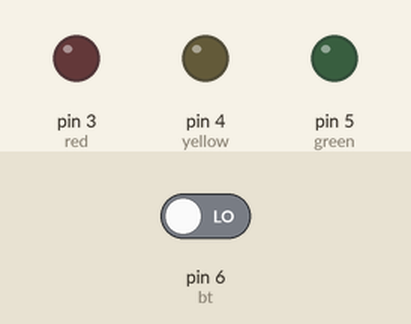
Recording of a sketch running on a simulated Arduino Uno, built with avr-gcc and run on an emulated ATmega328P. Shown: output pins drawn as LEDs (lit = HIGH). The inputs (shaded band) are chosen by the test bench; at power-on: pin 6 (bt) LOW.

Above: at 1.2 s.
1.3 s: pin 6 (bt) driven HIGH
At 1.53 s:
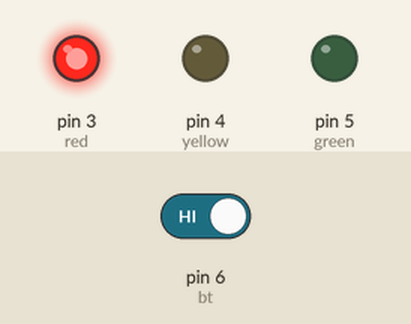
At 2.3 s:
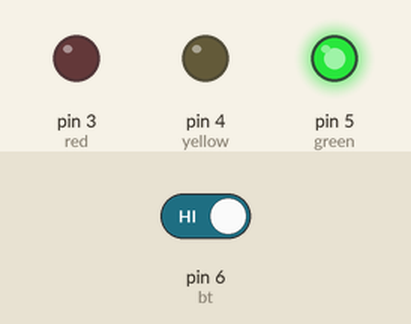
Timing chart, 0 to 4.3 s (numbered marks = the images above; inputs shaded):
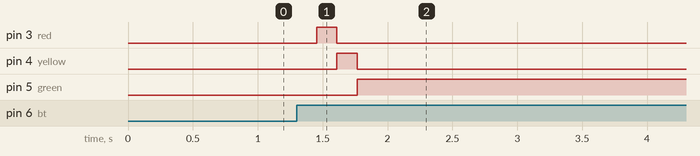

Measured:
- after the input at 1.3 s, pin 3 (red): LOW → HIGH after 0.16 s, → LOW 0.16 s later; pin 4 (yellow): LOW → HIGH after 0.31 s, → LOW 0.16 s later; pin 5 (green): LOW → HIGH after 0.47 s

The sketch:

Q06.ino
```cpp
int red = 3;
int yellow = 4;
int green = 5;
int bt = 6;
int click = 0;

void setup() {
  for(int i=3;i<6;i++){
    pinMode(i, OUTPUT);
  }
  pinMode(bt, INPUT);
}

void loop() {
  if (digitalRead(bt) == HIGH) {
    delay(44);
    if (digitalRead(bt) == HIGH) {
      click++;
      delay(111);
      if (click == 1) {
        oneclick(1);
      } else if (click == 2) {
        twoclick(1);
      } else if (click == 3) {
        threeclick(1);
      }
    }
  }
}

void oneclick(int state) {
  digitalWrite(red, state);
  digitalWrite(yellow, LOW);
  digitalWrite(green, LOW);
}

void twoclick(int state) {
  digitalWrite(red, LOW);
  digitalWrite(yellow, state);
  digitalWrite(green, LOW);
}

void threeclick(int state) {
  digitalWrite(red, LOW);
  digitalWrite(yellow, LOW);
  digitalWrite(green, state);
}
```
